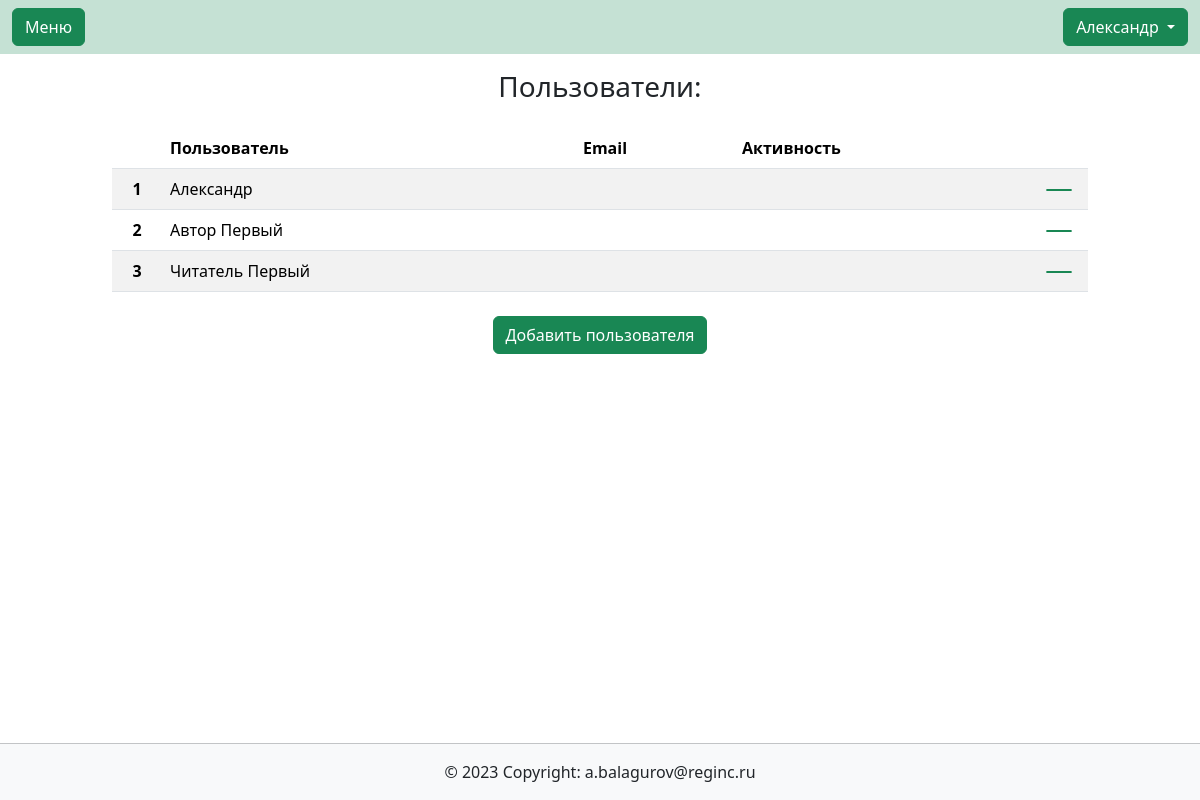
/users/listusers/ (signed in), run on the app's committed database.
### users/models.py (models this page shows)
class User(AbstractUser):
    description = models.CharField(max_length=150, blank=True, verbose_name='Занимаемая должность',)
    class Meta:
        verbose_name_plural = 'Пользователи'
        default_permissions = ()
        permissions = [
            ('edit_profile', 'Сan change his profile data'),
            ('user_administration', 'Can add, change and delete user data')
        ]
    def get_absolute_url(self):
        return reverse('users:profile', kwargs={'id': self.id})

### users/views.py (the view)
# urls.py: path('listusers/', views.listusers, name='listusers'),
@permission_required('users.user_administration', raise_exception=True)
def listusers(request):
    customers = User.objects.all().order_by('last_name')
    context = {
        'customers': customers,
    }
    return render(request, 'users/listusers.html', context)

### users/templates/users/listusers.html (shortened to what this page needs)
{% extends  'base.html' %}
{% load bootstrap_icons %}
{% block content %}
    <h3 class="text-center py-3">Пользователи:</h3>
    <div class="container col-12 col-md-10">
    <table class="table table-striped">
        <thead>
          <tr>
            <th scope="col"></th>
            <th scope="col">Пользователь</th>
            <th scope="col">Email</th>
            <th scope="col">Активность</th>
            <th scope="col"></th>
          </tr>
        </thead>
        <tbody>
        {% for customer in customers %}
            <tr class="my-auto align-items-center">
                <th scope="row" class="my-auto py-auto text-center" style="width: 50px;">{{ forloop.counter }}</th>
                <td class="my-auto py-auto">{{ customer.last_name }} {{ customer.first_name }}</td>
                <td class="my-auto py-auto">{{ customer.email }}</td>
                <td class="my-auto py-auto">{% if customer.is_active %}{% bs_icon 'check-circle' size='1.5em' %}{% else %}{% bs_icon 'x-circle' size='1.5em' %}{% endif %}</td>
                <td class="my-auto py-auto" style="width: 50px;"><a class="btn btn-success py-0 my-0" href="{{ customer.get_absolute_url }}">{% bs_icon 'pencil-fill' size='1em' %}</a></td>
            </tr>
        {% endfor %}
        </tbody>
    </table>
    <div class="d-flex align-items-center justify-content-center py-2">
        <a class="btn btn-success" href="{% url 'users:registration' %}" role="button">Добавить пользователя</a>
    </div>
</div>
{% endblock content %}

### all_apps/templates/header.html (shortened to what this page needs)
{% load bootstrap_icons %}
<nav class="navbar navbar-expand-lg navbar-light" style="background-color: #C5E1D4;">
    <div class="container-fluid">
        <a class="btn btn-success" data-bs-toggle="offcanvas" href="#offcanvasExample" role="button" aria-controls="offcanvasExample">
            {% bs_icon 'list' size='1.5em' %} Меню
        </a>
        {% if user.is_authenticated %}
            <div class="dropdown ms-3" style="background-color: #C5E1D4;">
                <button class="btn btn-success dropdown-toggle" id="bd-versions" data-bs-toggle="dropdown" aria-expanded="false" data-bs-display="static">
                    {{ user.last_name }} {{ user.first_name }}
                </button>
            </div>
        {% endif %}
    </div>
  </nav>

### main/static/main/css/style.css (style rules this page uses)
body { min-height: 100vh; position: relative; margin: 0; padding-bottom: 55px; box-sizing: border-box; }

### data on the page
User: first_name "Александр"
User: last_name "Автор", first_name "Первый"
User: last_name "Читатель", first_name "Первый"
